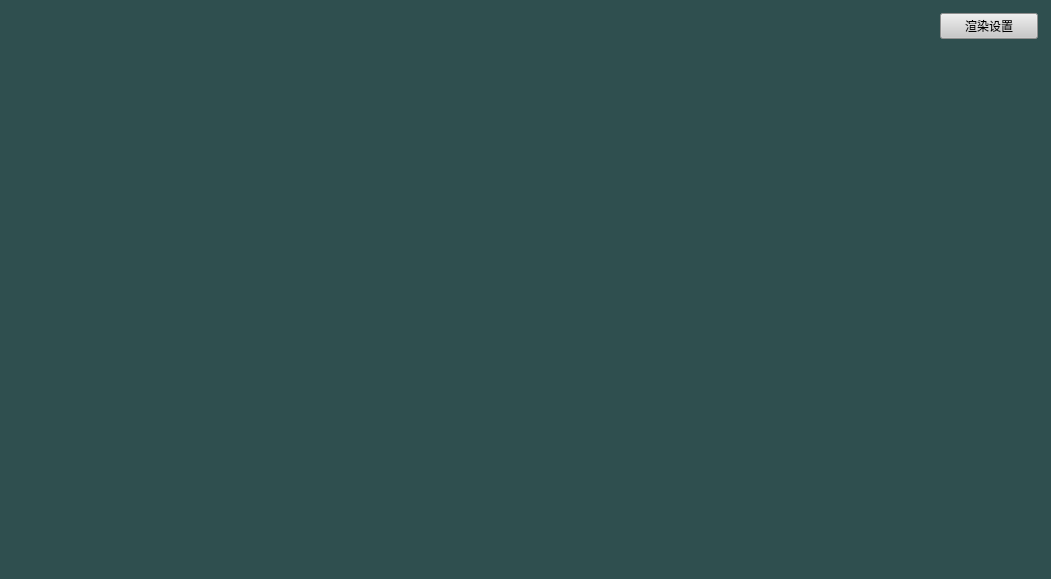
<?xml version="1.0" encoding="UTF-8"?>
<ui version="4.0">
 <class>VRFrameWidget</class>
 <widget class="QWidget" name="VRFrameWidget">
  <property name="geometry">
   <rect>
    <x>0</x>
    <y>0</y>
    <width>1051</width>
    <height>579</height>
   </rect>
  </property>
  <property name="windowTitle">
   <string>VRFrameWidget</string>
  </property>
  <property name="styleSheet">
   <string notr="true">background-color: rgb(47, 79, 79);</string>
  </property>
  <layout class="QHBoxLayout" name="horizontalLayout">
   <property name="spacing">
    <number>2</number>
   </property>
   <property name="leftMargin">
    <number>2</number>
   </property>
   <property name="topMargin">
    <number>2</number>
   </property>
   <property name="rightMargin">
    <number>2</number>
   </property>
   <property name="bottomMargin">
    <number>2</number>
   </property>
   <item>
    <widget class="QWidget" name="vrRenderWidget" native="true">
     <property name="styleSheet">
      <string notr="true">background-color: rgb(47, 79, 79);</string>
     </property>
    </widget>
   </item>
   <item>
    <widget class="QWidget" name="toolsMenu" native="true">
     <property name="sizePolicy">
      <sizepolicy hsizetype="Fixed" vsizetype="Preferred">
       <horstretch>0</horstretch>
       <verstretch>0</verstretch>
      </sizepolicy>
     </property>
     <property name="minimumSize">
      <size>
       <width>0</width>
       <height>0</height>
      </size>
     </property>
     <property name="maximumSize">
      <size>
       <width>120</width>
       <height>16777215</height>
      </size>
     </property>
     <property name="font">
      <font>
       <pointsize>14</pointsize>
      </font>
     </property>
     <property name="styleSheet">
      <string notr="true">background-color: rgb(47, 79, 79);</string>
     </property>
     <layout class="QGridLayout" name="gridLayout_3">
      <property name="horizontalSpacing">
       <number>0</number>
      </property>
      <property name="verticalSpacing">
       <number>15</number>
      </property>
      <item row="1" column="0">
       <spacer name="verticalSpacer_2">
        <property name="orientation">
         <enum>Qt::Vertical</enum>
        </property>
        <property name="sizeHint" stdset="0">
         <size>
          <width>20</width>
          <height>40</height>
         </size>
        </property>
       </spacer>
      </item>
      <item row="0" column="0">
       <widget class="QPushButton" name="colorSettingButton">
        <property name="styleSheet">
         <string notr="true">background-color: rgb(200, 200, 200);</string>
        </property>
        <property name="text">
         <string>渲染设置</string>
        </property>
       </widget>
      </item>
     </layout>
    </widget>
   </item>
  </layout>
 </widget>
 <layoutdefault spacing="6" margin="11"/>
 <resources/>
 <connections/>
</ui>
